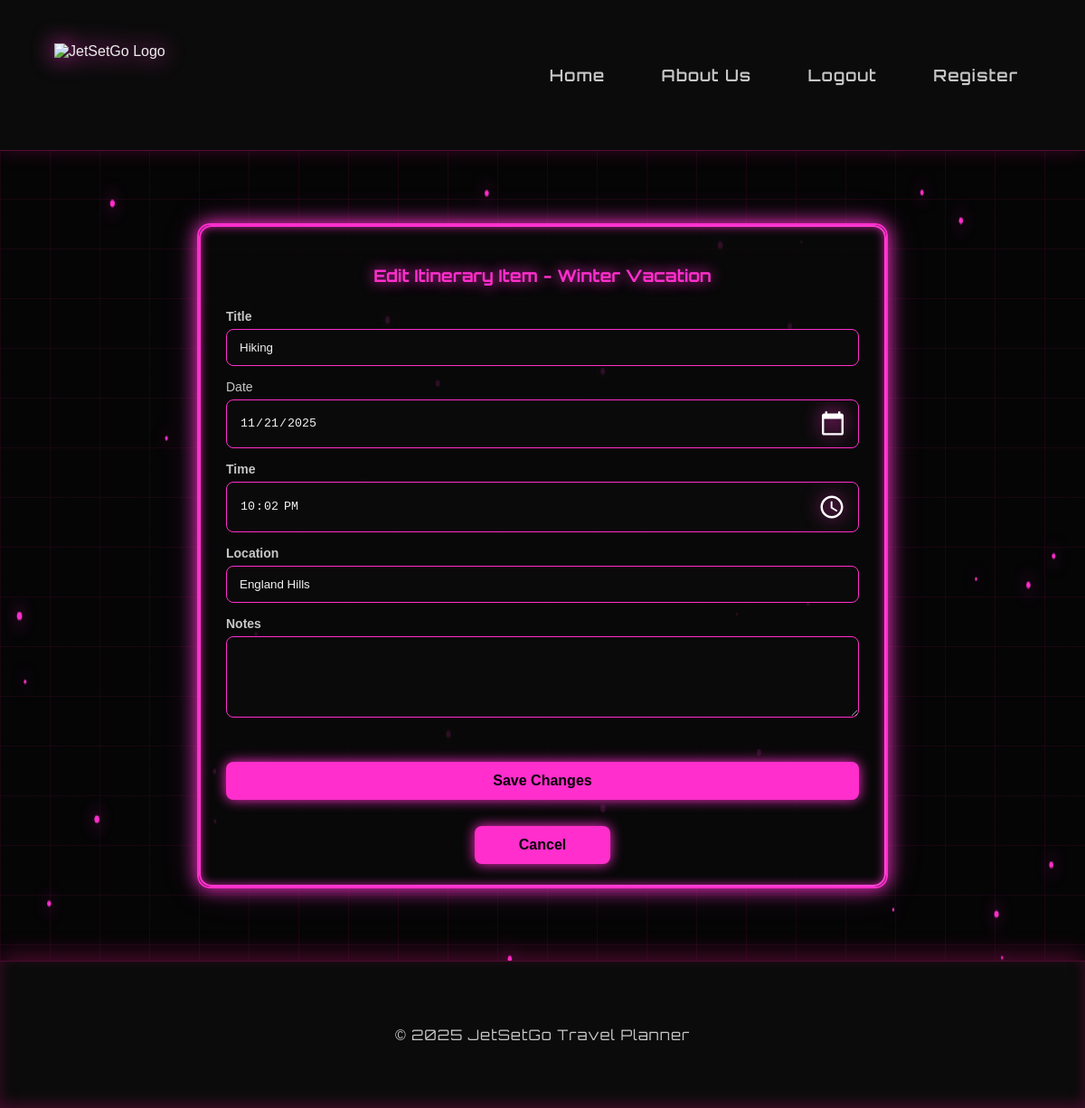
Screenshot of /itinerary/1/edit (signed in) with the database file from the repository.
### app/models.py (models this page shows, shortened)
class Trip(db.Model):
    __tablename__ = "trip"
    id = db.Column(db.Integer, primary_key=True)
    title = db.Column(db.String(100), nullable=False)
    start_date = db.Column(db.Date, nullable=False)
    end_date = db.Column(db.Date, nullable=False)
    description = db.Column(db.Text, nullable=True)
    destinations = db.relationship(
        "TripDestination",
        backref="trip",
        cascade="all, delete-orphan",
        lazy=True
    )
    itinerary = db.relationship("ItineraryItem", backref="trip", lazy=True, cascade="all, delete-orphan")
    budget = db.relationship("Budget", backref="trip", uselist=False, cascade="all, delete-orphan")
    participants = db.relationship("User", secondary=trip_users, backref=db.backref("trips", lazy="dynamic"))
    reviews = db.relationship("Review", backref="trip", lazy=True, cascade="all, delete-orphan")
    def get_participant_ids(self):
        return [user.id for user in self.participants]

class ItineraryItem(db.Model):
    __tablename__ = "itinerary_item"
    id = db.Column(db.Integer, primary_key=True)
    title = db.Column(db.String(100), nullable=False)
    date = db.Column(db.Date, nullable=False)
    location = db.Column(db.String(150))
    notes = db.Column(db.Text)
    time = db.Column(db.Time)
    trip_id = db.Column(db.Integer, db.ForeignKey("trip.id"), nullable=False)

### app/routes/trips.py (the view, shortened to what this page needs)
@trips_bp.route("/itinerary/<int:item_id>/edit", methods=["GET", "POST"])
def edit_itinerary(item_id):
    item = ItineraryItem.query.get_or_404(item_id)
    user_id = session.get("user_id")
    if user_id not in item.trip.get_participant_ids():
        flash("You do not have permission to edit this itinerary item.", "info")
        return redirect(url_for("trips.trip_detail", trip_id=item.trip_id))
    trip = item.trip
    return render_template("edit_itinerary.html", item=item, trip=trip)

### app/templates/edit_itinerary.html (shortened to what this page needs)
{% extends "base.html" %}
{% block content %}
<div class="container mt-4 edit-trip-card">
  <h3 class="edit-trip-heading">Edit Itinerary Item - {{ trip.title }}</h3>
  <form action="{{ url_for('trips.edit_itinerary', item_id=item.id) }}" method="POST" class="edit-trip-form">
    <div class="form-group mb-3">
      <label class="edit-label"><b>Title</b></label>
      <input type="text" name="title" value="{{ item.title }}" required class="edit-input">
    </div>
    <div class="col-md-6 mb-3">
      <label class="edit-label">Date</label>
      <input type="date" name="date" value="{{ item.date }}" required class="edit-input">
    </div>
    <div class="col-md-6 mb-3">
      <label class="edit-label"><b>Time</b></label>
      <input type="time" name="time" value="{{ item.time }}" class="edit-input">
    </div>
    <div class="form-group mb-3">
      <label class="edit-label"><b>Location</b></label>
      <input type="text" name="location" value="{{ item.location }}" class="edit-input">
    </div>
    <div class="form-group mb-3">
      <label class="edit-label"><b>Notes</b></label>
      <textarea name="notes" rows="3" class="edit-textarea">{{ item.notes }}</textarea>
    </div>
      <div class="d-flex justify-content-between edit-buttons">
        <button type="submit" class="btn btn-save">Save Changes</button>
        <a href="{{ url_for('trips.trip_detail', trip_id=trip.id) }}" class="btn-link cancel-btn">Cancel</a>
      </div>
  </form>
</div>
{% endblock %}

### rows the page displays
Trip: title "Winter Vacation"
ItineraryItem: title "Hiking", date "11/21/2025", time "22:02:00", location "England Hills"

### other values shown
{{ 2025 }} "2025"
